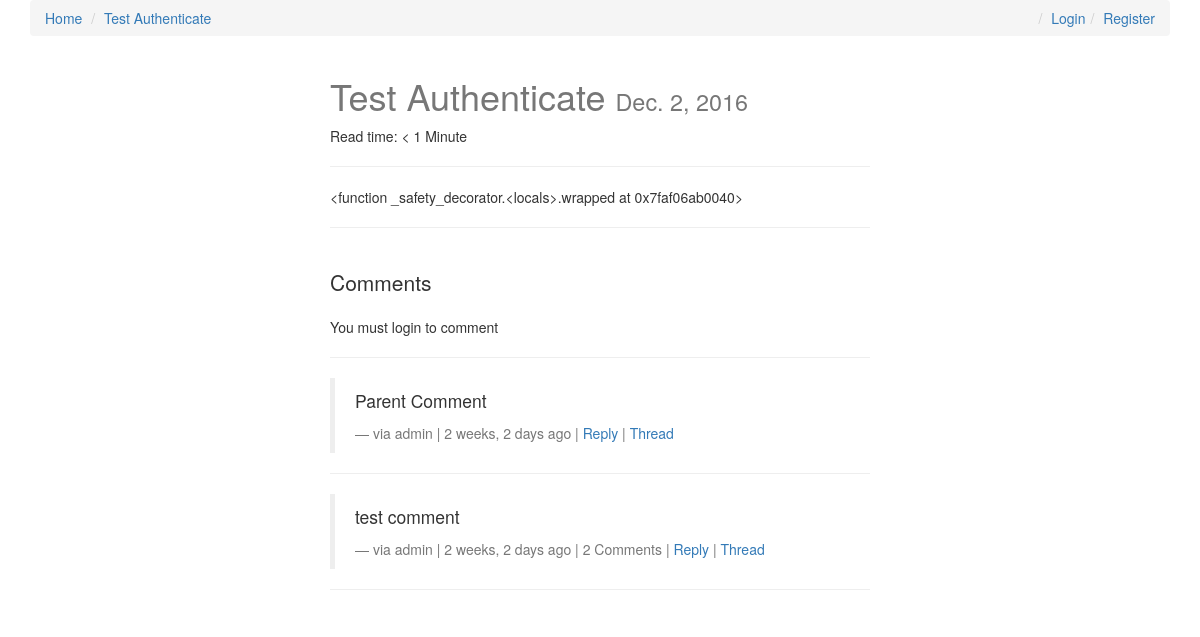
Page /test-authenticate/ on the committed database.
### posts/models.py (models this page shows, shortened)
class Post(models.Model):
    user = models.ForeignKey(settings.AUTH_USER_MODEL, default=1)
    title = models.CharField(max_length=120)
    slug = models.SlugField(unique=True)
    image = models.ImageField(upload_to=upload_location,
            null=True,
            blank=True,
            width_field="width_field",
            height_field="height_field")
    height_field = models.IntegerField(default=0)
    width_field = models.IntegerField(default=0)
    content = models.TextField()
    draft = models.BooleanField(default=False)
    publish = models.DateField(auto_now=False, auto_now_add=False)
    read_time =  models.IntegerField(default=0) # models.TimeField(null=True, blank=True) #assume minutes
    updated = models.DateTimeField(auto_now=True, auto_now_add=False)
    timestamp = models.DateTimeField(auto_now=False, auto_now_add=True)
    objects = PostManager()
    def get_absolute_url(self):
        return reverse("posts:detail", kwargs={"slug": self.slug})
    class Meta:
        ordering = ["-timestamp", "-updated"]
    def get_markdown(self):
        content = self.content
        markdown_text = markdown(content)
        return mark_safe(markdown_text)
    @property
    def comments(self):
        instance = self
        qs = Comment.objects.filter_by_instance(instance)
        return qs
    @property
    def get_content_type(self):
        instance = self
        content_type = ContentType.objects.get_for_model(instance.__class__)
        return content_type

### comments/models.py (models this page shows, shortened)
class Comment(models.Model):
    user        = models.ForeignKey(settings.AUTH_USER_MODEL, default=1)
    content_type = models.ForeignKey(ContentType, on_delete=models.CASCADE)
    object_id = models.PositiveIntegerField()
    content_object = GenericForeignKey('content_type', 'object_id')
    parent      = models.ForeignKey("self", null=True, blank=True)
    content     = models.TextField()
    timestamp   = models.DateTimeField(auto_now_add=True)
    objects = CommentManager()
    class Meta:
        ordering = ['-timestamp']
    def get_absolute_url(self):
        return reverse("comments:thread", kwargs={"id": self.id})
    def children(self): #replies
        return Comment.objects.filter(parent=self)

### posts/views.py (the view, shortened to what this page needs)
# urls.py: url(r'^(?P<slug>[\w-]+)/$', post_detail, name='detail'),
def post_detail(request, slug=None):
	instance = get_object_or_404(Post, slug=slug)
	if instance.publish > timezone.now().date() or instance.draft:
		if not request.user.is_staff or not request.user.is_superuser:
			raise Http404
	share_string = quote_plus(instance.content)
	initial_data = {
			"content_type": instance.get_content_type,
			"object_id": instance.id
	}
	form = CommentForm(request.POST or None, initial=initial_data)
	comments = instance.comments
	context = {
		"title": instance.title,
		"instance": instance,
		"share_string": share_string,
		"comments": comments,
		"comment_form":form,
	}
	return render(request, "post_detail.html", context)

### comments/models.py (called while the page is built)
    def filter_by_instance(self, instance):
        content_type = ContentType.objects.get_for_model(instance.__class__)
        obj_id = instance.id
        qs = super(CommentManager, self).filter(content_type=content_type, object_id= obj_id).filter(parent=None)
        return qs

### posts/templatetags/urlify.py (called while the page is built)
@register.filter
def urlify(value):
    return quote_plus(value)

### templates/post_detail.html (shortened to what this page needs)
{% extends "base.html" %}
{% load urlify %}
{% load crispy_forms_tags %}
 {% block post_detail_link %}
  <li><a href='{{ instance.get_absolute_url }}'>{{ instance.title }}</a></li>
  {% endblock %}
{% block content %}
<div class='col-sm-6 col-sm-offset-3'>
<h1>{{ title }} <small>{% if instance.draft %}<span style='color:red;'>Draft</span> {% endif %}{{ instance.publish }}</small></h1>
<p>Read time: {% if instance.read_time <= 1 %} < 1 Minute {% else %}{{ instance.read_time }} minutes {% endif %}</p>
<p><div class="fb-like" data-href="{{ request.build_absolute_uri }}" data-layout="button_count" data-action="like" data-show-faces="true" data-share="true"></div>
<hr/>
</p>
<div class='row'>
<div class='col-sm-12 '>
   <div class='post-detail-item'>{{ instance.get_markdown }}</div>
    <hr/>
    <br/>
    <div>
        <p class='lead'>Comments</p>
        {% if request.user.is_authenticated %}
        <form method="POST" action="."> {% csrf_token %}
            {{ comment_form|crispy }}
            <input type='submit' value='Post comment' class='btn btn-default'>
        </form>
        {% else %}
        <p>You must login to comment </p>
        {% endif %}
        <hr/>
        {% for comment in comments %}
        <blockquote>
          <p>{{ comment.content }}</p>
          <footer>via {{ comment.user }} | {{ comment.timestamp|timesince }} ago | {% if comment.children.count > 0 %}{{ comment.children.count }} Comment{% if comment.children.count > 1 %}s{% endif %} | {% endif %} <a class='comment-reply-btn' href='#'>Reply</a> | <a class='' href='{{ comment.get_absolute_url }}'>Thread</a></footer>
        </blockquote>
        <hr/>
        {% endfor %}
    </div>
</div>
</div>
</div>
{% endblock content %}

### static/css/base.css (style rules this page uses)
h1 { color: #777777; }

### rows in the picture
Post: title "Test Authenticate", publish "Dec. 2, 2016", get_markdown "<function _safety_decorator.<locals>.wrapped at 0x7faf06ab0040>"
Comment: content "Parent Comment", user "admin", timestamp "2 weeks, 2 days"
Comment: content "test comment", user "admin", timestamp "2 weeks, 2 days", children.count "2"
